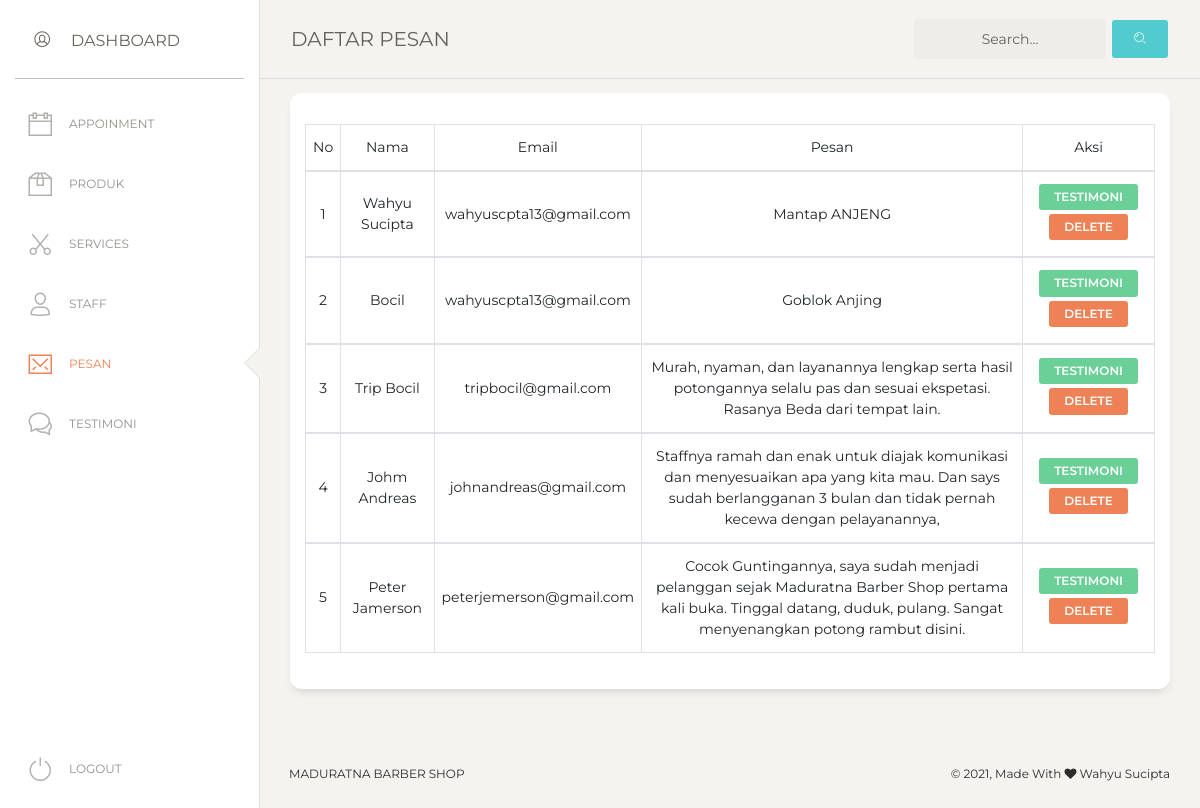
Page /admin/pesan/view.php (signed in) on the earlier database version.
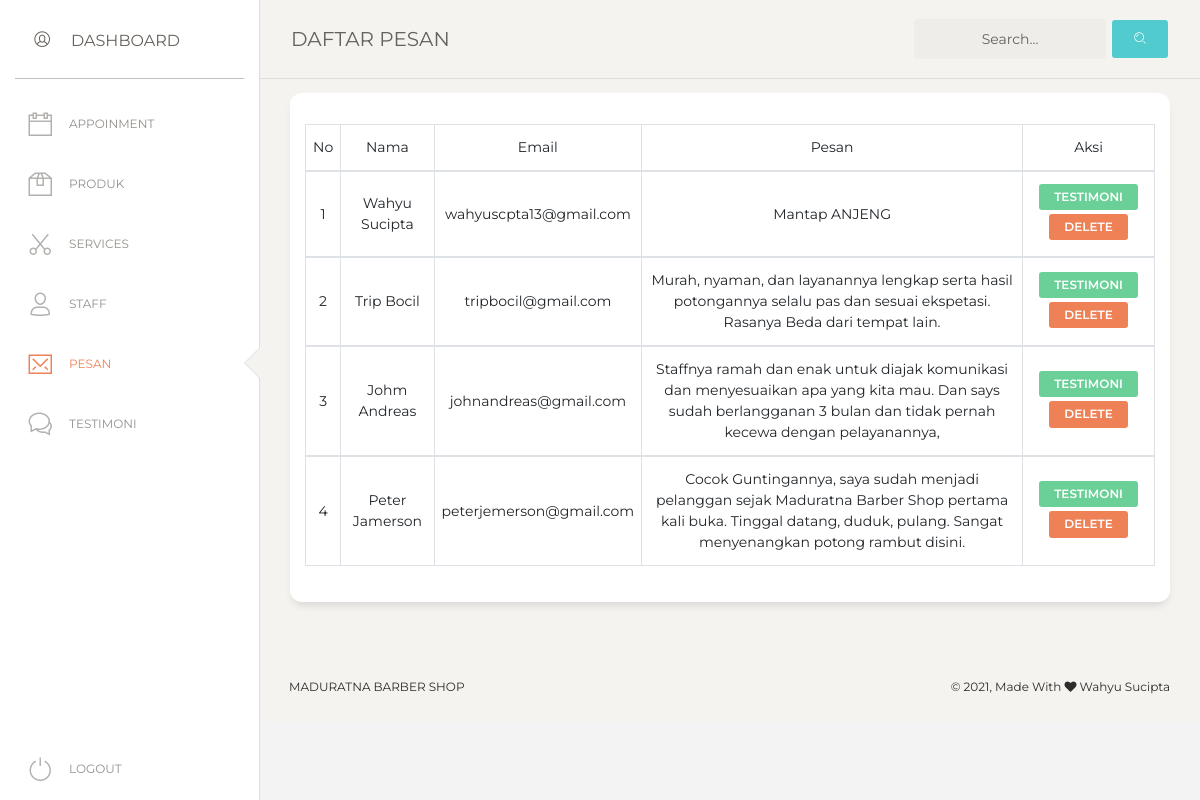
Same page on the later database version.
### tables this page shows
CREATE TABLE `tb_pesan` (
  `id_pesan` int(11) NOT NULL,
  `nama` varchar(50) NOT NULL,
  `email` varchar(50) NOT NULL,
  `pesan` text NOT NULL
);

### admin/pesan/view.php (the view, shortened to what the changed rows need)
<?php
    require_once "../../config/conn.php";
    if(isset($_POST['search'])){
        $a = $_POST['keyword'];
        $query = mysqli_query($conn, "SELECT * FROM tb_pesan WHERE nama LIKE '%$a%' OR email LIKE '%$a%' ");
    }
    else{
        $query = mysqli_query($conn, "SELECT * FROM tb_pesan");
    }
    $total = mysqli_num_rows($query);
?>
<!DOCTYPE html>
<html lang="en">
<head>
  <link href="https://maxcdn.bootstrapcdn.com/font-awesome/latest/css/font-awesome.min.css" rel="stylesheet">
  <link href="../assets/css/bootstrap.min.css" rel="stylesheet" />
  <link href="../assets/css/paper-dashboard.css?v=2.0.1" rel="stylesheet" />
  <link href="../assets/demo/demo.css" rel="stylesheet" />
</head>
<body class="">
  <div class="wrapper ">
    <div class="main-panel">
      <div class="content">
        <div class="row">
          <div class="col-md-12">
            <div class="card">
              <div class="card-body">
                <div class="table-responsive">
                  <table class="table">
                  <?php if($total <= 0){ ?>
                    <?php } else {?>
                    <table class="table table-hover table-bordered">
                        <thead align="center">
                            <td>No</td>
                            <td>Nama</td>
                            <td>Email</td>
                            <td>Pesan</td>
                            <td>Aksi</td>
                        <?php
                            $i = 1;
                            foreach ($query as $sql) :
                        ?>
                        <tbody align="center">
                          <form action="process/reply-process.php" method="POST">
                            <td><?= $i++; ?></td>
                            <td><?= $sql['nama'] ?></td>
                            <td><?= $sql['email'] ?></td>
                            <td><?= $sql['pesan'] ?></td>
                            <td><a href="process/reply-process.php?id=<?=$sql['id_pesan']?>" class="btn btn-success btn-sm mb-1">TESTIMONI</a>
                                <a onclick="return confirm('Yakin Ingin Menghapus Data Ini ?')" href="process/delete.php?id=<?=$sql['id_pesan']?>" class="btn btn-danger btn-sm mb-1">DELETE</a>
                            </td>
                          </form>
                        </tbody>
                        <?php endforeach; ?>
                        <?php }?>
                  </table>
                </div>
              </div>
            </div>
          </div>
        </div>
      </div>
    </div>
  </div>
</body>
</html>

Differences in the rows shown:
removed tb_pesan: nama "Bocil", email "wahyuscpta13@gmail.com", pesan "Goblok Anjing"
